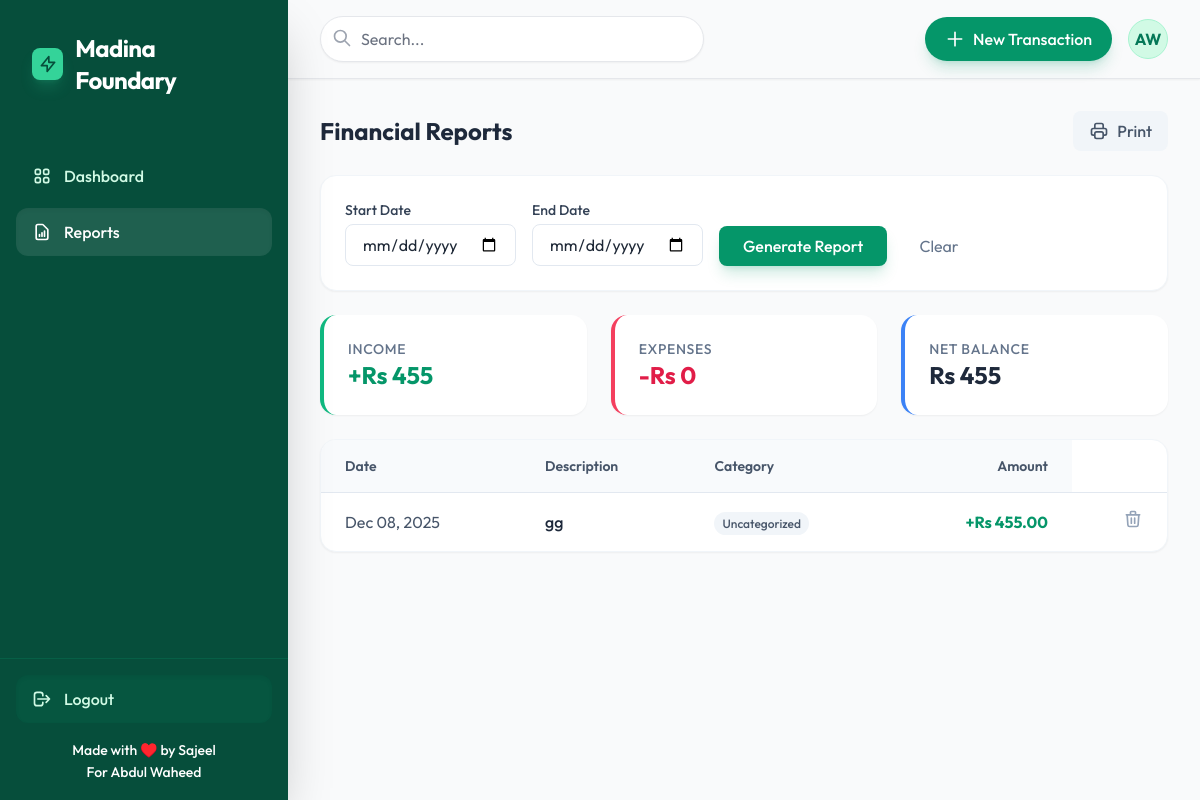
Page /reports/ (signed in) on the earlier database version.
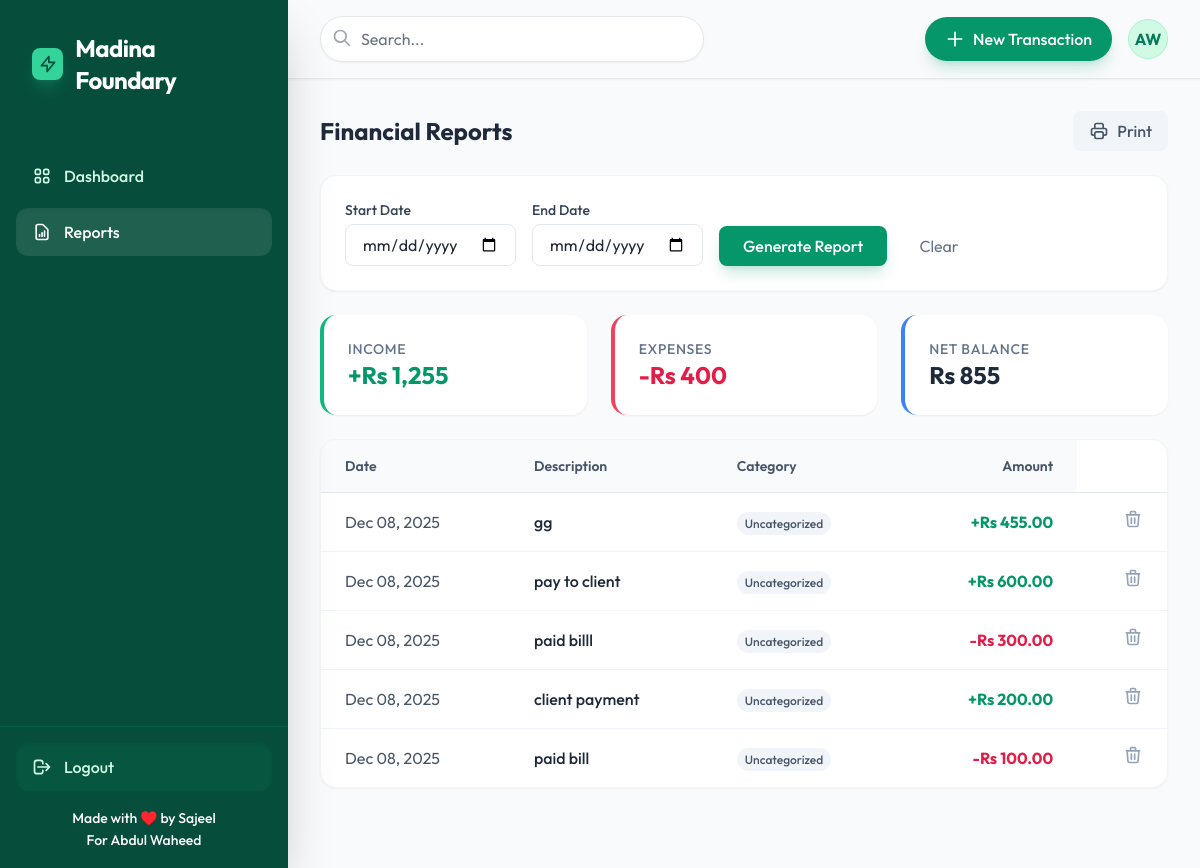
Same page on the later database version.
### finance/models.py (models this page shows, shortened)
class Transaction(models.Model):
    TRANSACTION_TYPES = [
        ('IN', 'Cash In'),
        ('OUT', 'Cash Out'),
    ]
    type = models.CharField(max_length=3, choices=TRANSACTION_TYPES)
    amount = models.DecimalField(max_digits=10, decimal_places=2)
    date = models.DateField(default=timezone.now)
    description = models.CharField(max_length=255, blank=True)
    related_person = models.CharField(max_length=100, blank=True, null=True, help_text="Person money is going to or coming from")
    category = models.ForeignKey(Category, on_delete=models.SET_NULL, null=True, blank=True)
    created_at = models.DateTimeField(auto_now_add=True)
    updated_at = models.DateTimeField(auto_now=True)

### finance/views.py (the view)
# urls.py: path('reports/', ReportView.as_view(), name='reports'),
class ReportView(LoginRequiredMixin, TemplateView):
    template_name = 'finance/reports.html'
    def get_context_data(self, **kwargs):
        context = super().get_context_data(**kwargs)
        start_date = self.request.GET.get('start_date')
        end_date = self.request.GET.get('end_date')
        transactions = Transaction.objects.all().order_by('-date')
        if start_date:
            transactions = transactions.filter(date__gte=start_date)
        if end_date:
            transactions = transactions.filter(date__lte=end_date)
        total_in = transactions.filter(type='IN').aggregate(Sum('amount'))['amount__sum'] or 0
        total_out = transactions.filter(type='OUT').aggregate(Sum('amount'))['amount__sum'] or 0
        balance = total_in - total_out
        context['transactions'] = transactions
        context['total_in'] = total_in
        context['total_out'] = total_out
        context['balance'] = balance
        context['start_date'] = start_date
        context['end_date'] = end_date
        return context

### finance/templates/finance/reports.html (shortened to what this page needs)
{% extends 'base.html' %}
{% load humanize %}
{% block content %}
<div class="space-y-6">
    <div class="flex items-center justify-between">
        <h1 class="text-2xl font-bold text-slate-800">Financial Reports</h1>
        <div class="flex gap-2">
            <button onclick="window.print()"
                class="px-4 py-2 bg-slate-100 text-slate-600 rounded-lg hover:bg-slate-200 transition font-medium flex items-center gap-2">
                Print
            </button>
        </div>
    </div>
    <div class="bg-white p-6 rounded-2xl shadow-sm border border-slate-100">
        <form method="get" class="flex flex-wrap items-end gap-4">
            <div>
                <label class="block text-sm font-medium text-slate-700 mb-1">Start Date</label>
                <input type="date" name="start_date" value="{{ start_date|default:'' }}"
                    class="px-4 py-2 rounded-lg border border-slate-200 focus:outline-none focus:ring-2 focus:ring-emerald-500/50">
            </div>
            <div>
                <label class="block text-sm font-medium text-slate-700 mb-1">End Date</label>
                <input type="date" name="end_date" value="{{ end_date|default:'' }}"
                    class="px-4 py-2 rounded-lg border border-slate-200 focus:outline-none focus:ring-2 focus:ring-emerald-500/50">
            </div>
            <button type="submit"
                class="px-6 py-2 bg-emerald-600 text-white rounded-lg font-medium hover:bg-emerald-700 transition shadow-lg shadow-emerald-600/20">
                Generate Report
            </button>
            <a href="{% url 'reports' %}" class="px-4 py-2 text-slate-500 hover:text-slate-800 transition">Clear</a>
        </form>
    </div>
    <div class="grid grid-cols-1 md:grid-cols-3 gap-6">
        <div class="bg-white p-6 rounded-2xl shadow-sm border-l-4 border-emerald-500">
            <p class="text-sm text-slate-500 uppercase tracking-wider font-medium">Income</p>
            <p class="text-2xl font-bold text-emerald-600">+Rs {{ total_in|intcomma }}</p>
        </div>
        <div class="bg-white p-6 rounded-2xl shadow-sm border-l-4 border-rose-500">
            <p class="text-sm text-slate-500 uppercase tracking-wider font-medium">Expenses</p>
            <p class="text-2xl font-bold text-rose-600">-Rs {{ total_out|intcomma }}</p>
        </div>
        <div class="bg-white p-6 rounded-2xl shadow-sm border-l-4 border-blue-500">
            <p class="text-sm text-slate-500 uppercase tracking-wider font-medium">Net Balance</p>
            <p class="text-2xl font-bold text-slate-800">Rs {{ balance|intcomma }}</p>
        </div>
    </div>
    <div class="bg-white rounded-2xl shadow-sm border border-slate-100 overflow-hidden">
        <table class="w-full text-left">
            <thead class="bg-slate-50 border-b border-slate-200">
                <tr>
                    <th class="px-6 py-4 font-semibold text-slate-600 text-sm">Date</th>
                    <th class="px-6 py-4 font-semibold text-slate-600 text-sm">Description</th>
                    <th class="px-6 py-4 font-semibold text-slate-600 text-sm">Category</th>
                    <th class="px-6 py-4 font-semibold text-slate-600 text-sm text-right">Amount</th>
                </tr>
            </thead>
            <tbody class="divide-y divide-slate-100">
                {% for t in transactions %}
                <tr class="hover:bg-slate-50 transition">
                    <td class="px-6 py-4 text-slate-600">{{ t.date|date:"M d, Y" }}</td>
                    <td class="px-6 py-4 font-medium text-slate-800">{{ t.description }}</td>
                    <td class="px-6 py-4">
                        <span class="px-2 py-1 rounded-full text-xs font-medium bg-slate-100 text-slate-600">
                            {{ t.category.name|default:"Uncategorized" }}
                        </span>
                    </td>
                    <td
                        class="px-6 py-4 text-right font-bold {% if t.type == 'IN' %}text-emerald-600{% else %}text-rose-600{% endif %}">
                        {% if t.type == 'IN' %}+{% else %}-{% endif %}Rs {{ t.amount|intcomma }}
                    </td>
                    <td class="px-6 py-4 text-right">
                        <form action="{% url 'transaction_delete' t.pk %}" method="post" class="inline-block"
                            onsubmit="return confirm('Are you sure you want to delete this transaction?');">
                            <button type="submit" class="text-slate-400 hover:text-rose-500 transition-colors">
                                <svg class="w-5 h-5" fill="none" stroke="currentColor" viewBox="0 0 24 24">
                                    <path stroke-linecap="round" stroke-linejoin="round" stroke-width="2"
                                        d="M19 7l-.867 12.142A2 2 0 0116.138 21H7.862a2 2 0 01-1.995-1.858L5 7m5 4v6m4-6v6m1-10V4a1 1 0 00-1-1h-4a1 1 0 00-1 1v3M4 7h16">
                                    </path>
                                </svg>
                            </button>
                        </form>
                    </td>
                </tr>
                {% empty %}
                <tr>
                    <td colspan="5" class="px-6 py-8 text-center text-slate-400">No transactions found for this period.
                    </td>
                </tr>
                {% endfor %}
            </tbody>
        </table>
    </div>
</div>
{% endblock %}

### templates/base.html (shortened to what this page needs)
{% load static tailwind_tags %}
<!DOCTYPE html>
<html lang="en">
<head>
    {% tailwind_css %}
</head>
<body class="bg-gray-100 text-gray-800 antialiased overflow-hidden">
    <div class="flex h-screen w-full">
        <aside class="w-72 bg-emerald-900 text-white flex flex-col shadow-2xl z-50">
            <div class="p-8 flex items-center gap-3">
                <div
                    class="w-8 h-8 rounded-lg bg-emerald-400 flex items-center justify-center shadow-lg shadow-emerald-400/20">
                    <svg class="w-5 h-5 text-emerald-900" fill="none" stroke="currentColor" viewBox="0 0 24 24">
                        <path stroke-linecap="round" stroke-linejoin="round" stroke-width="2"
                            d="M13 10V3L4 14h7v7l9-11h-7z"></path>
                    </svg>
                </div>
                <h1 class="text-2xl font-bold tracking-tight">Madina Foundary</h1>
            </div>
            <nav class="flex-1 px-4 py-6 space-y-2">
                <a href="{% url 'dashboard' %}"
                    class="flex items-center gap-3 px-4 py-3 rounded-xl transition-all duration-200 {% if request.resolver_match.url_name == 'dashboard' %}bg-white/10 text-white shadow-inner{% else %}text-emerald-100 hover:bg-white/5 hover:text-white{% endif %}">
                    <span class="font-medium">Dashboard</span>
                </a>
                <a href="{% url 'reports' %}"
                    class="flex items-center gap-3 px-4 py-3 rounded-xl transition-all duration-200 {% if request.resolver_match.url_name == 'reports' %}bg-white/10 text-white shadow-inner{% else %}text-emerald-100 hover:bg-white/5 hover:text-white{% endif %}">
                    <svg class="w-5 h-5" fill="none" stroke="currentColor" viewBox="0 0 24 24">
                        <path stroke-linecap="round" stroke-linejoin="round" stroke-width="2"
                            d="M9 17v-2m3 2v-4m3 4v-6m2 10H7a2 2 0 01-2-2V5a2 2 0 012-2h5.586a1 1 0 01.707.293l5.414 5.414a1 1 0 01.293.707V19a2 2 0 01-2 2z">
                        </path>
                    </svg>
                    <span class="font-medium">Reports</span>
                </a>
            </nav>
            <div class="p-4 border-t border-emerald-800">
                <form action="{% url 'logout' %}" method="post">
                    <button type="submit"
                        class="w-full flex items-center gap-3 px-4 py-3 rounded-xl bg-emerald-800/50 text-emerald-100 hover:bg-emerald-800/80 transition shadow-inner">
                        <svg class="w-5 h-5" fill="none" stroke="currentColor" viewBox="0 0 24 24">
                            <path stroke-linecap="round" stroke-linejoin="round" stroke-width="2"
                                d="M17 16l4-4m0 0l-4-4m4 4H7m6 4v1a3 3 0 01-3 3H6a3 3 0 01-3-3V7a3 3 0 013-3h4a3 3 0 013 3v1">
                            </path>
                        </svg>
                        <span class="font-medium">Logout</span>
                    </button>
                </form>
                <div class="mt-4 px-2 text-sm text-white text-center font-medium leading-relaxed">
                    Made with <span class="text-rose-500 animate-pulse">♥️</span> by Sajeel <br> For Abdul Waheed
                </div>
            </div>
        </aside>
        <main class="flex-1 h-full overflow-y-auto bg-gray-50 relative">
            <header
                class="sticky top-0 z-30 bg-gray-50/90 backdrop-blur-md px-8 py-4 flex items-center justify-between border-b border-gray-200 shadow-sm">
                <div class="w-96 relative group">
                    <input type="text" placeholder="Search..."
                        class="w-full bg-white pl-10 pr-4 py-2.5 rounded-full border border-gray-200 focus:outline-none focus:ring-2 focus:ring-emerald-500/50 focus:border-emerald-500 transition-all shadow-sm group-hover:shadow-md">
                    <svg class="w-5 h-5 text-gray-400 absolute left-3 top-3 group-hover:text-emerald-500 transition-colors"
                        fill="none" stroke="currentColor" viewBox="0 0 24 24">
                        <path stroke-linecap="round" stroke-linejoin="round" stroke-width="2"
                            d="M21 21l-6-6m2-5a7 7 0 11-14 0 7 7 0 0114 0z"></path>
                    </svg>
                </div>
                <div class="flex items-center gap-4">
                    <a href="{% url 'transaction_create' %}"
                        class="bg-emerald-600 hover:bg-emerald-700 text-white px-5 py-2.5 rounded-full font-medium shadow-lg shadow-emerald-600/20 transition-all hover:scale-105 active:scale-95 flex items-center gap-2">
                        <svg class="w-5 h-5" fill="none" stroke="currentColor" viewBox="0 0 24 24">
                            <path stroke-linecap="round" stroke-linejoin="round" stroke-width="2" d="M12 4v16m8-8H4">
                            </path>
                        </svg>
                        New Transaction
                    </a>
                    <div
                        class="w-10 h-10 rounded-full bg-emerald-100 text-emerald-700 flex items-center justify-center font-bold border border-emerald-200">
                        AW
                    </div>
                </div>
            </header>
            <div class="p-8 max-w-7xl mx-auto space-y-8 pb-20">
                {% block content %}
                {% endblock %}
            </div>
        </main>
    </div>
</body>
</html>

### templates/base.html (style rules this page uses)
body { font-family: 'Outfit', sans-serif; }

Differences in the rows shown:
added Transaction: date "Dec 08, 2025", description "pay to client", category.name "Uncategorized", amount "600.00"
added Transaction: date "Dec 08, 2025", description "paid billl", category.name "Uncategorized", amount "300.00", type "OUT" (drawn)
added Transaction: date "Dec 08, 2025", description "client payment", category.name "Uncategorized", amount "200.00"
added Transaction: date "Dec 08, 2025", description "paid bill", category.name "Uncategorized", amount "100.00", type "OUT" (drawn)
Other differences:
{{ total_in|intcomma }}: "455" → "1,255"
{{ total_out|intcomma }}: "0" → "400"
{{ balance|intcomma }}: "455" → "855"
